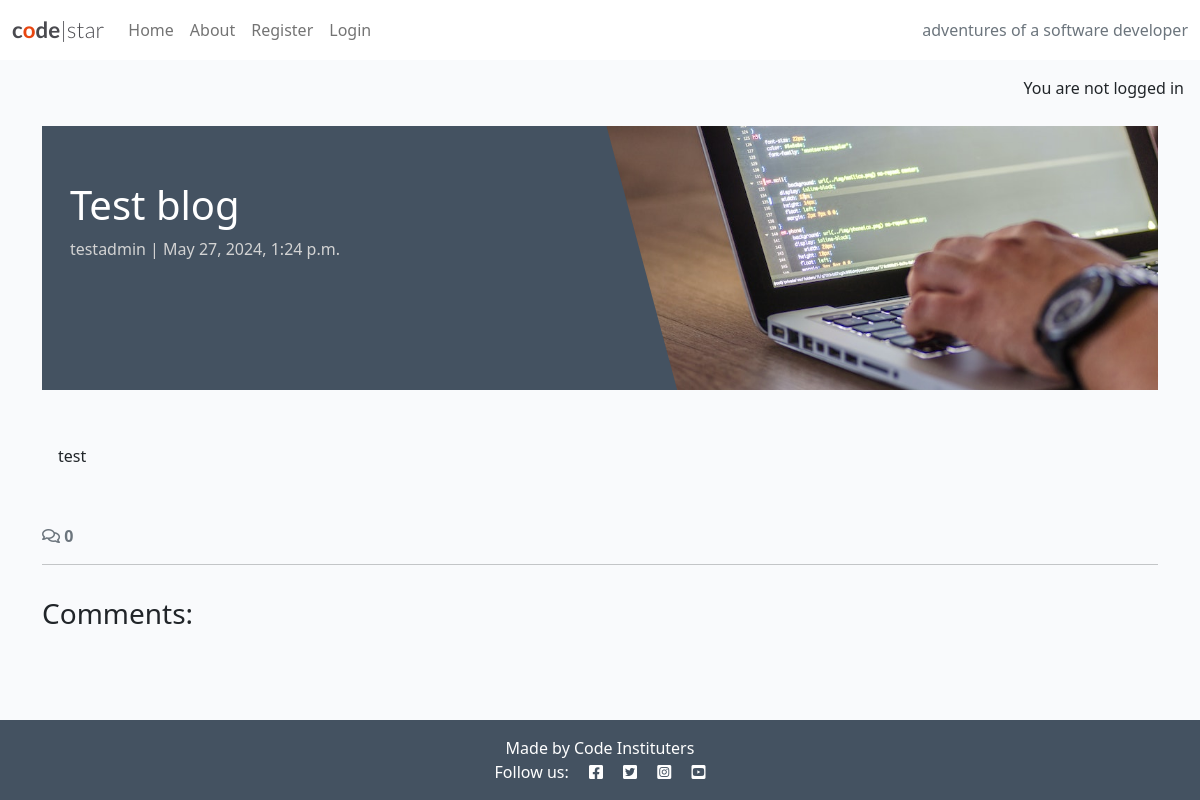
The page /test-blog/ on the database its author committed.
### blog/models.py (models this page shows, shortened)
class Post(models.Model):
    title = models.CharField(max_length=200, unique=True)
    slug = models.SlugField(max_length=200, unique=True)
    author = models.ForeignKey(
        User, on_delete=models.CASCADE, related_name="blog_posts"
    )
    content = models.TextField()
    created_on = models.DateTimeField(auto_now_add=True)
    status = models.IntegerField(choices=STATUS, default=0)
    excerpt = models.TextField(blank=True)
    updated_on = models.DateTimeField(auto_now=True)
    class Meta:
        ordering = ["created_on"]

### blog/views.py (the view)
# urls.py: path('<slug:slug>/', views.post_detail, name='post_detail'),
def post_detail(request, slug):
    queryset = Post.objects.filter(status=1)
    post = get_object_or_404(queryset, slug=slug)
    comments = post.comments.all().order_by("-created_on")
    comment_count = post.comments.filter(approved=True).count()
    return render(
        request,
        "blog/post_detail.html",
        {
            "post": post,
            "comments": comments,
            "comment_count": comment_count,
        },
    )

### blog/templates/blog/post_detail.html (shortened to what this page needs)
{% extends 'base.html' %} {% block content %}
{% load static %}
<div class="masthead">
    <div class="container">
        <div class="row g-0">
            <div class="col-md-6 masthead-text">
                <h1 class="post-title">{{ post.title }}</h1>
                <p class="post-subtitle">{{ post.author }} | {{ post.created_on }}</p>
            </div>
            <div class="d-none d-md-block col-md-6 masthead-image">
                <img src="{% static 'images/default.jpg' %}" class="scale" alt="placeholder">
            </div>
        </div>
    </div>
</div>
<div class="container">
    <div class="row">
        <div class="col card mb-4  mt-3 left  top">
            <div class="card-body">
                <p class="card-text">
                    {{ post.content | safe }}
                </p>
            </div>
        </div>
    </div>
  <div class="row">
    <div class="col-12">
      <strong class="text-secondary">
        <i class="far fa-comments"></i> {{ comment_count }}
      </strong>
    </div>
    <div class="col-12">
      <hr>
    </div>
  </div>
  <div class="row">
    <div class="col-md-8 card mb-4  mt-3 ">
      <h3>Comments:</h3>
      <div class="card-body">
      </div>
    </div>
  </div>
</div>
{% endblock content %}

### static/css/style.css (style rules this page uses)
body { background-color: #F9FAFC; }
.main-bg { background-color: #F9FAFC; }
.card { border: none; background-color: transparent; }
.scale { width: 100%; height: auto; }
.masthead { margin-top: 10px; overflow: hidden; position: relative; display: inline-block; height: 33vh; width: 100%; }
.masthead-text { background-color: #445261; color: white; position: relative; }
.masthead-image { position: relative; overflow: hidden; }
.masthead-image:after { content: ""; position: absolute; top: 0; right: 90%; height: 100%; width: 150%; background: #445261; -webkit-transform: skew(15deg); -moz-transform: skew(15deg); transform: skew(15deg); z-index: 100; }
.post-title { margin-top: 10%; margin-left: 5%; }
.post-subtitle { margin-left: 5%; color: lightgray; }

### rows shown on the page
Post: title "Test blog", author "testadmin", created_on "May 27, 2024, 1:24 p.m.", content "test"

### other values the page prints
{{ comment_count }} "0"
